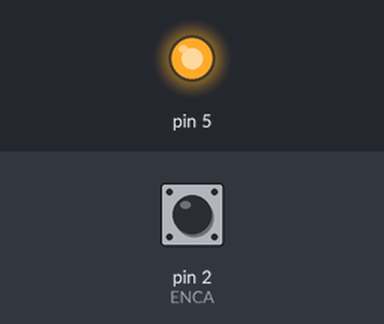
The sketch below on a simulated Arduino Uno, built with avr-gcc and run on an emulated ATmega328P. Parts: output pins drawn as LEDs (lit = HIGH). The test bench sets the inputs (shaded band); at power-on: pin 2 (ENCA) HIGH. What the sketch prints to the serial monitor is not drawn.

Above: at 0.1 s.
Timing chart, 0 to 1.6 s (numbered marks = the images above):
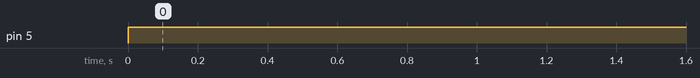

Measured:
- by itself, pin 5: LOW → HIGH at 0.00 s

The sketch:

Encoder_test.ino
```cpp
#define ENCA 2
#define ENCB 3
#define PWM 5
#define IN2 6
#define IN1 7

int pos = 0;
long prevT = 0;
float eprev = 0;
float eintegral = 0;

void setup() {
  Serial.begin(9600);
  pinMode(ENCA,INPUT);
  pinMode(ENCB,INPUT);
  attachInterrupt(digitalPinToInterrupt(ENCA),readEncoder,RISING);
  Serial.println("target pos");
}

void loop() {

  // set target position
  int target = 1048;
  //target = 250*sin(prevT/1e6);

  // PID constants
  float kp = 1;
  float kd = 0.025;
  float ki = 0;

  // time difference
  long currT = micros();
  float deltaT = ((float) (currT - prevT))/( 1.0e6 );
  prevT = currT;

  // error
  int e = pos-target;

  // derivative
  float dedt = (e-eprev)/(deltaT);

  // integral
  eintegral = eintegral + e*deltaT;

  // control signal
  float u = kp*e + kd*dedt + ki*eintegral;

  // motor power
  float pwr = fabs(u);
  if( pwr > 255 ){
    pwr = 255;
  }

  // motor direction
  int dir = 1;
  if(u<0){
    dir = -1;
  }

  // signal the motor
  setMotor(dir,pwr,PWM,IN1,IN2);

  // store previous error
  eprev = e;

  Serial.print(target);
  Serial.print(" ");
  Serial.print(pos);
  Serial.println();
}

void setMotor(int dir, int pwmVal, int pwm, int in1, int in2){
  analogWrite(pwm,pwmVal);
  if(dir == 1){
    digitalWrite(in1,HIGH);
    digitalWrite(in2,LOW);
  }
  else if(dir == -1){
    digitalWrite(in1,LOW);
    digitalWrite(in2,HIGH);
  }
  else{
    digitalWrite(in1,LOW);
    digitalWrite(in2,LOW);
  }
}

void readEncoder(){
  int b = digitalRead(ENCB);
  if(b > 0){
    pos++;
  }
  else{
    pos--;
  }
}
```
